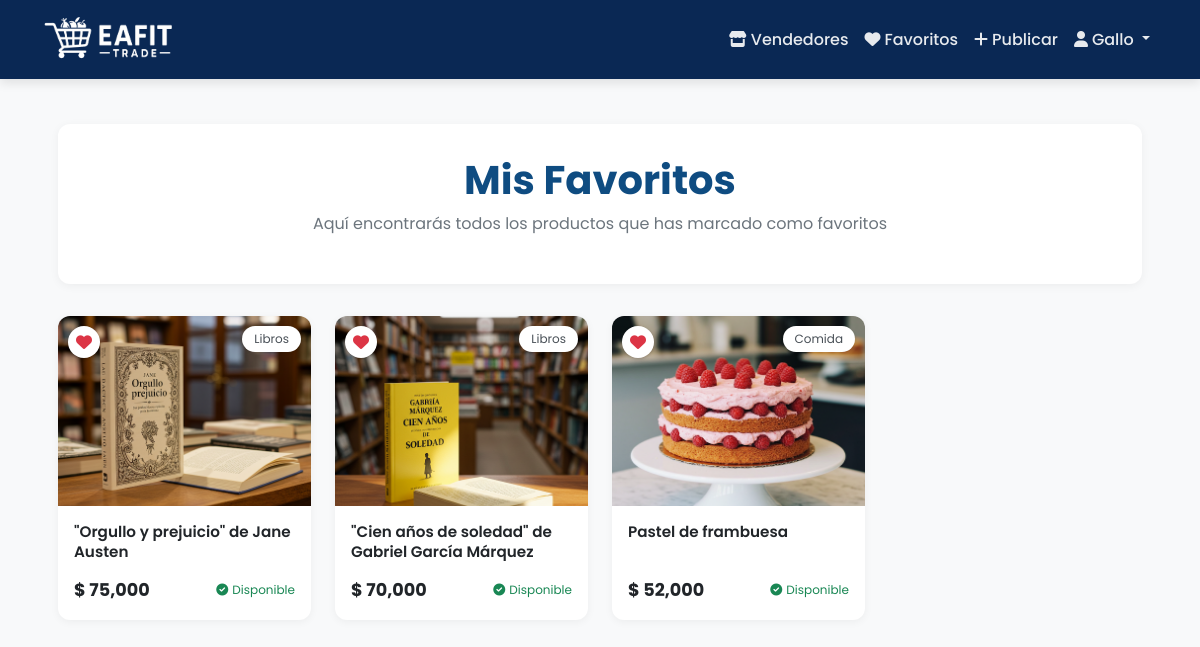
Screenshot of /favorites/ (signed in) with the database file from the repository.
### products/models.py (models this page shows, shortened)
class Favorite(models.Model):
    user = models.ForeignKey(
        User,
        on_delete=models.CASCADE,
        related_name='favorites'
    )
    product = models.ForeignKey(
        Product,
        on_delete=models.CASCADE,
        related_name='favorited_by'
    )
    created_at = models.DateTimeField(
        auto_now_add=True,
        verbose_name='Fecha de agregado'
    )
    class Meta:
        unique_together = ['user', 'product']
        ordering = ['-created_at']
        verbose_name = 'Favorito'
        verbose_name_plural = 'Favoritos'

class Product(models.Model):
    CATEGORY_CHOICES = [
        ('Comida', 'Comida'),
        ('Ropa', 'Ropa'),
        ('Tecnología', 'Tecnología'),
        ('Libros', 'Libros'),
        ('Otros', 'Otros'),
    ]
    CONDITION_CHOICES = [
        ('Nuevo', 'Nuevo'),
        ('Usado', 'Usado'),
        ('Buen estado', 'Buen estado'),
    ]
    FOOD_TYPE_CHOICES = [
        ('Panadería', 'Panadería'),
        ('Galletas', 'Galletas'),
        ('Repostería', 'Repostería'),
        ('Frutas', 'Frutas'),
        ('Frituras', 'Frituras'),
        ('Dulces', 'Dulces'),
        ('Helados', 'Helados'),
        ('Snacks', 'Snacks'),
        ('Comida rápida', 'Comida rápida'),
        ('Otros', 'Otros'),
    ]
    name = models.CharField(
        max_length=255,
        verbose_name='Nombre',
        help_text='Nombre del producto'
    )
    category = models.CharField(
        max_length=50,
        choices=CATEGORY_CHOICES,
        verbose_name='Categoría',
        null=True,
        blank=True
    )
    food_type = models.CharField(
        max_length=50,
        choices=FOOD_TYPE_CHOICES,
        verbose_name='Tipo de Comida',
        blank=True,
        null=True
    )
    description = models.TextField(
        verbose_name='Descripción',
        help_text='Describe tu producto detalladamente'
    )
    price = models.DecimalField(
        max_digits=10,
        decimal_places=2,
        validators=[MinValueValidator(0.01)],
        verbose_name='Precio',
        help_text='Precio en pesos colombianos'
    )
    published_at = models.DateTimeField(
        default=timezone.now,
        verbose_name='Fecha de publicación'
    )
    condition = models.CharField(
        max_length=50,
        choices=CONDITION_CHOICES,
        verbose_name='Estado',
        blank=True,
        null=True
    )
    image = models.ImageField(
        upload_to='products/',
        verbose_name='Imagen',
        help_text='Imagen del producto'
    )
    seller = models.ForeignKey(
        User,
        on_delete=models.CASCADE,
        verbose_name='Vendedor',
        related_name='products'
    )
    available = models.BooleanField(
        default=True,
        verbose_name='Disponible'
    )
    class Meta:
        verbose_name = 'Producto'
        verbose_name_plural = 'Productos'
        ordering = ['-published_at']
        indexes = [
            models.Index(fields=['name']),
            models.Index(fields=['category']),
            models.Index(fields=['available']),
        ]

### products/views.py (the view)
# urls.py: path('favorites/', products_views.favorites_list, name='favorites_list'),
@login_required
def favorites_list(request):
    favorites = Favorite.objects.filter(user=request.user)
    if not favorites.exists():
        messages.info(request, 'No tienes productos favoritos. Explora la tienda para agregar algunos.')
    return render(request, 'products/favorites.html', {
        'favorites': favorites
    })

### products/templates/products/favorites.html (shortened to what this page needs)
{% extends 'products/base.html' %}
{% load humanize %}
{% block content %}
<div class="favorites-container">
    <div class="favorites-header">
        <h1>Mis Favoritos</h1>
        <p>Aquí encontrarás todos los productos que has marcado como favoritos</p>
    </div>
    <div id="favorites-content">
        {% if favorites %}
        <div class="products-grid">
            {% for favorite in favorites %}
            <div class="product-card {% if not favorite.product.available %}product-unavailable{% endif %}" id="favorite-{{ favorite.product.id }}">
                <button
                    onclick="toggleFavorite(event, '{{ favorite.product.id }}')"
                    class="favorite-btn"
                    title="Eliminar de favoritos"
                >
                    <i class="fas fa-heart"></i>
                </button>
                <div class="product-img-container">
                    {% if favorite.product.image %}
                    <img src="{{ favorite.product.image.url }}" class="product-img" alt="{{ favorite.product.name }}">
                    {% else %}
                    <div class="product-img default-img"></div>
                    {% endif %}
                    <span class="category-badge">{{ favorite.product.get_category_display }}</span>
                </div>
                <div class="product-body">
                    <a href="{% url 'product_detail' favorite.product.id %}" class="text-decoration-none">
                        <h3 class="product-title">{{ favorite.product.name }}</h3>
                    </a>
                    <div class="price-container">
                        <div class="d-flex align-items-center justify-content-between">
                            <span class="product-price">$ {{ favorite.product.price|floatformat:0|intcomma }}</span>
                            {% if favorite.product.available %}
                            <span class="availability-badge text-success">
                                <i class="fas fa-check-circle"></i>Disponible
                            </span>
                            {% else %}
                            <span class="availability-badge text-danger">
                                <i class="fas fa-times-circle"></i>No disponible
                            </span>
                            {% endif %}
                        </div>
                    </div>
                </div>
            </div>
            {% endfor %}
        </div>
        {% endif %}
    </div>
</div>
{% endblock %}

### products/templates/products/base.html (shortened to what this page needs)
<!DOCTYPE html>
<html>
<head>
    <link href="https://cdn.jsdelivr.net/npm/bootstrap@5.3.2/dist/css/bootstrap.min.css" rel="stylesheet">
    <link href="https://cdnjs.cloudflare.com/ajax/libs/font-awesome/6.0.0/css/all.min.css" rel="stylesheet">
</head>
<body>
    <nav class="navbar navbar-expand-lg navbar-dark">
        <div class="container">
            <a class="navbar-brand" href="{% url 'home' %}">
                <img src="/media/Logo/EafitTrade_Nuevo_logo.png" alt="EAFIT Trade Logo" height="55" class="d-inline-block align-middle">
            </a>
            <div class="collapse navbar-collapse" id="navbarNav">
                <ul class="navbar-nav ms-auto">
                    <li class="nav-item">
                        <a class="nav-link" href="{% url 'seller_list' %}">
                            <i class="fas fa-store me-1"></i>Vendedores
                        </a>
                    </li>
                    {% if user.is_authenticated %}
                        <li class="nav-item">
                            <a class="nav-link" href="{% url 'favorites_list' %}">
                                <i class="fas fa-heart me-1"></i>Favoritos
                            </a>
                        </li>
                        <li class="nav-item">
                            <a class="nav-link" href="{% url 'add_product' %}">
                                <i class="fas fa-plus me-1"></i>Publicar
                            </a>
                        </li>
                        <li class="nav-item dropdown">
                            <a class="nav-link dropdown-toggle" href="#" role="button" data-bs-toggle="dropdown">
                                <i class="fas fa-user me-1"></i>{{ user.username }}
                            </a>
                        </li>
                    {% endif %}
                </ul>
            </div>
        </div>
    </nav>
    <div class="content">
        <div class="container">
            {% block content %}{% endblock %}
        </div>
    </div>
</body>
</html>

### products/templates/products/base.html (style rules this page uses)
:root { --primary-color: hwb(216 4% 67%); --primary-color-rgb: 4, 72, 150; --secondary-color: #6c757d; --light-bg: #f8f9fa; --card-shadow: 0 10px 20px rgba(0,0,0,0.05); --hover-shadow: 0 15px 30px rgba(0,0,0,0.1); --border-radius: 16px; --input-radius: 10px; --button-radius: 10px; --transition-speed: 0.3s; }
body { font-family: 'Poppins', sans-serif; background-color: var(--light-bg); color: #2c3e50; padding-top: 76px; }
h1, h2, h3, h4, h5, h6 { font-weight: 600; }
.navbar { background-color: var(--primary-color); box-shadow: 0 4px 10px rgba(0,0,0,0.1); padding: 0.75rem 0; position: fixed; top: 0; left: 0; right: 0; z-index: 1030; transition: transform 0.3s ease; }
.navbar-brand { display: flex; align-items: center; padding: 0; }
.navbar-brand img { max-height: 55px; transition: all 0.3s ease; }
.nav-link { color: rgba(255,255,255,0.9) !important; font-weight: 500; padding: 0.5rem 1rem; border-radius: 8px; transition: all 0.2s ease; }
.content { min-height: calc(100vh - 76px); padding: 2rem 0; }

### products/templates/products/favorites.html (style rules this page uses)
body { background-color: #f8f9fa; }
.favorites-container { max-width: 1200px; margin: 0 auto; padding: 1rem; }
.favorites-header { background-color: white; border-radius: 12px; box-shadow: 0 2px 10px rgba(0,0,0,0.05); padding: 2rem; margin-bottom: 2rem; text-align: center; }
.favorites-header h1 { color: #0f4c81; font-size: 2.5rem; font-weight: 700; margin-bottom: 0.5rem; }
.favorites-header p { color: #6c757d; font-size: 1rem; }
.products-grid { display: grid; grid-template-columns: repeat(auto-fill, minmax(240px, 1fr)); gap: 1.5rem; }
.product-card { background-color: white; border-radius: 12px; overflow: hidden; transition: transform 0.2s, box-shadow 0.2s; box-shadow: 0 2px 8px rgba(0,0,0,0.05); position: relative; display: flex; flex-direction: column; height: 100%; cursor: pointer; }
.product-img-container { position: relative; width: 100%; padding-top: 75%; overflow: hidden; }
.product-img { position: absolute; top: 0; left: 0; width: 100%; height: 100%; object-fit: cover; }
.category-badge { position: absolute; top: 10px; right: 10px; background: white; color: #495057; font-size: 0.75rem; padding: 0.25rem 0.75rem; border-radius: 30px; box-shadow: 0 1px 3px rgba(0,0,0,0.1); z-index: 1; }
.product-body { padding: 1rem; display: flex; flex-direction: column; flex-grow: 1; }
.product-title { font-size: 0.95rem; font-weight: 600; margin-bottom: 0.5rem; color: #212529; display: -webkit-box; -webkit-line-clamp: 2; -webkit-box-orient: vertical; overflow: hidden; line-height: 1.3; }
.price-container { margin-top: auto; padding-top: 0.5rem; }
.product-price { font-size: 1.1rem; font-weight: 700; color: #212529; display: flex; align-items: center; }
.availability-badge { margin-left: 0.5rem; font-size: 0.75rem; display: flex; align-items: center; }
.availability-badge i { margin-right: 0.25rem; }
.favorite-btn { position: absolute; top: 10px; left: 10px; background-color: white; color: #dc3545; border: none; width: 32px; height: 32px; border-radius: 50%; display: flex; align-items: center; justify-content: center; box-shadow: 0 1px 3px rgba(0,0,0,0.2); z-index: 1; cursor: pointer; }

### rows the page displays
Favorite: product.image (picture), product.category "Libros", product.name "\"Orgullo y prejuicio\" de Jane Austen", product.price "75,000", shows "Disponible"
Favorite: product.image (picture), product.category "Libros", product.name "\"Cien años de soledad\" de Gabriel García Márquez", product.price "70,000", shows "Disponible"
Favorite: product.image (picture), product.category "Comida", product.name "Pastel de frambuesa", product.price "52,000", shows "Disponible"

### other values shown
{{ user.username }} "Gallo"
